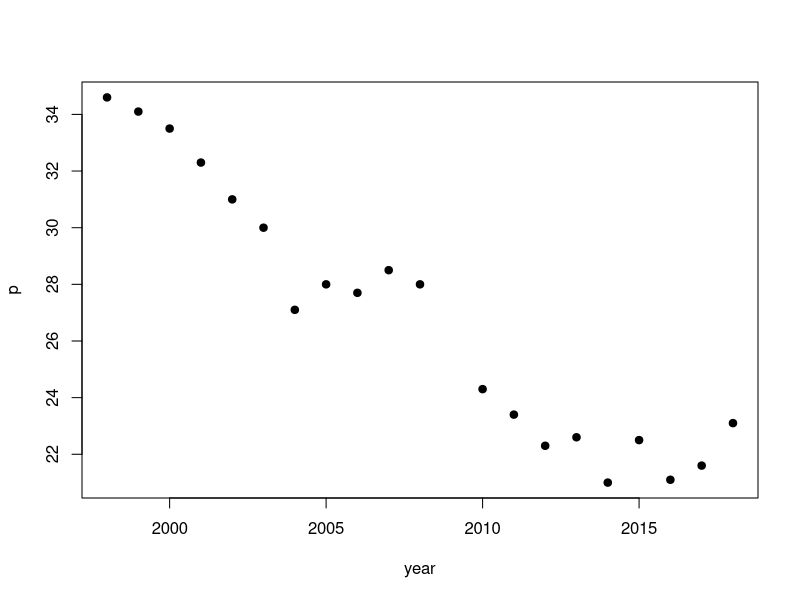

The R source for this figure:
#Data obtained from "fra Nøgletal - Danskernes rygevaner 2018"
#at https://www.sst.dk/da/udgivelser/2019/danskernes-rygevaner-2018
year <- c(1998, 1999, 2000, 2001, 2002, 2003, 2004, 2005, 2006, 2007, 2008, 2010, 2011, 2012, 2013, 2014, 2015, 2016, 2017, 2018)
p <- c(34.6, 34.1, 33.5, 32.3, 31.0, 30.0, 27.1, 28.0, 27.7, 28.5, 28.0, 24.3, 23.4, 22.3, 22.6, 21.0, 22.5, 21.1, 21.6, 23.1)
smoking <- data.frame(year = year, p = p)

plot(p ~ year, smoking, pch = 19)
save(smoking, file="smoking.RData")
